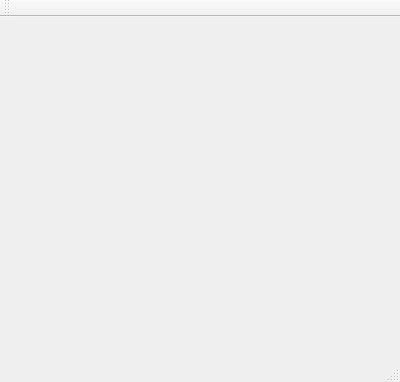
<?xml version="1.0" encoding="UTF-8"?>
<ui version="4.0">
 <class>MainWindow</class>
 <widget class="QMainWindow" name="MainWindow">
  <property name="geometry">
   <rect>
    <x>0</x>
    <y>0</y>
    <width>400</width>
    <height>382</height>
   </rect>
  </property>
  <property name="windowTitle">
   <string>MainWindow</string>
  </property>
  <widget class="QWidget" name="centralWidget">
   <property name="minimumSize">
    <size>
     <width>400</width>
     <height>320</height>
    </size>
   </property>
  </widget>
  <widget class="QMenuBar" name="menuBar">
   <property name="geometry">
    <rect>
     <x>0</x>
     <y>0</y>
     <width>400</width>
     <height>22</height>
    </rect>
   </property>
  </widget>
  <widget class="QToolBar" name="mainToolBar">
   <attribute name="toolBarArea">
    <enum>TopToolBarArea</enum>
   </attribute>
   <attribute name="toolBarBreak">
    <bool>false</bool>
   </attribute>
  </widget>
  <widget class="QStatusBar" name="statusBar"/>
 </widget>
 <layoutdefault spacing="6" margin="11"/>
 <resources/>
 <connections/>
</ui>
